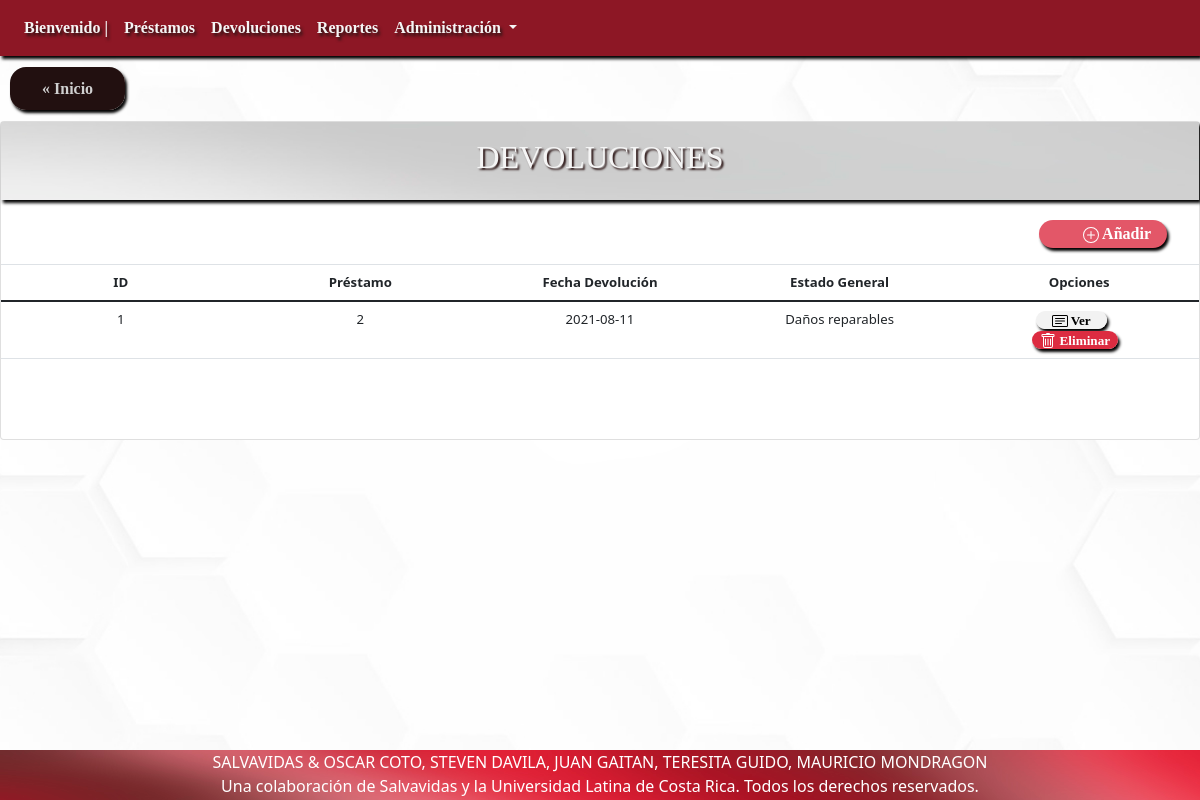
/?c=detalleAllDevolucion, run on an earlier commit of the app's database.
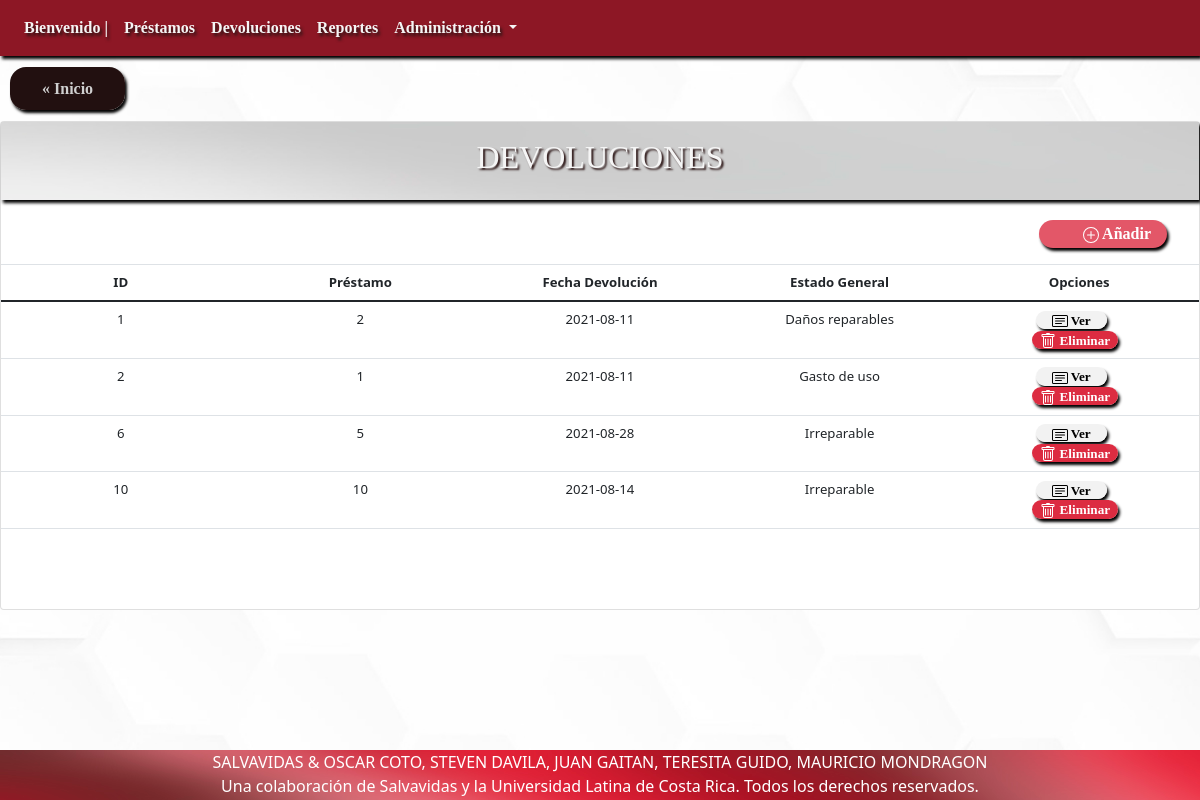
And on a later commit of the database.
### tables this page shows
CREATE TABLE `devolucion` (
  `idDevolucion` int(11) NOT NULL,
  `idPrestamo` int(11) NOT NULL,
  `fechaRealDevolucion` date DEFAULT current_timestamp(),
  `idEstadoDevolucionGeneral` int(11) NOT NULL
);

CREATE TABLE `estadodevoluciongeneral` (
  `idEstadoDevolucionGeneral` int(11) NOT NULL,
  `descripcionEstadoDevolucionGeneral` varchar(50) DEFAULT NULL
);

### controller/detalleAllDevolucion.php (called while the page is built, shortened)
<?php
include 'model/Devolucion.php';
$Devolucion = new Devolucion();
$allDevolucion = $Devolucion->seleccionarAllDevolucion();
    $EstadoDevGnrl = new EstadoDevolucionGen();
    $allEstadoDevGnrl = $EstadoDevGnrl->seleccionarAllEstadoDevolucionGen();
    include 'view/VerAllDevolucion.php';

### model/Devolucion.php (called while the page is built, shortened)
<?php
include_once "model/EstadoDevolucionGeneral.php";
class Devolucion {
    public function __construct($idDevolucion = 0, $idPrestamo = 0,$fechaRealDevolucion = "",$idEstadoDevolucionGeneral= 0) {
        $this->idDevolucion = $idDevolucion;
        $this->idPrestamo = $idPrestamo;
        $this->fechaRealDevolucion = $fechaRealDevolucion;
        $this->idEstadoDevolucionGeneral = $idEstadoDevolucionGeneral;
    }
    function seleccionarAllDevolucion() {
        $query = "SELECT * FROM devolucion";
        $pdo = new Connection();
        $pdo = $pdo->open();
        $result = $pdo->query($query);
        $rows = [];
        foreach ($result->fetchAll() as $row) {
            $rows[] = new Devolucion($row['idDevolucion'], $row['idPrestamo'],$row['fechaRealDevolucion'],$row['idEstadoDevolucionGeneral']);
        }
        return $rows;
    }
}

### model/EstadoDevolucionGeneral.php (called while the page is built, shortened)
<?php
class EstadoDevolucionGen {
    public function __construct($idEstadoDevolucionGeneral = 0, $descripcionEstadoDevolucionGeneral = "") {
        $this->idEstadoDevolucionGeneral = $idEstadoDevolucionGeneral;
        $this->descripcionEstadoDevolucionGeneral = $descripcionEstadoDevolucionGeneral;
    }
    function seleccionarAllEstadoDevolucionGen() {
        $query = "SELECT * FROM estadodevoluciongeneral";
        $pdo = new Connection();
        $pdo = $pdo->open();
        $result = $pdo->query($query);
        $rows = [];
        foreach ($result->fetchAll() as $row) {
            $rows[] = new EstadoDevolucionGen($row['idEstadoDevolucionGeneral'], $row['descripcionEstadoDevolucionGeneral']);
        }
        return $rows;
    }
}

### view/verAllDevolucion.php (the view, shortened to what this page needs)
<div class="upside">
    <a href="index.php" class="Inicio">« Inicio</a>
</div>
<div class="card" id="ListaCompleta">
    <div class="card-title">
        <h2> DEVOLUCIONES</h2>
    </div>
    <div class="card-subtitle" id="Add">
        <a href="?c=crearDevolucion" class="add">
         Añadir
        </a>
    </div>
    <table class="table">
        <thead>
            <tr>
                <th scope="col">ID</th>
                <th scope="col">Préstamo</th>
                <th scope="col">Fecha Devolución</th>
                <th scope="col">Estado General</th>
                <th scope="col">Opciones</th>
            </tr>
        </thead>
        <tbody>
        <?php
        foreach ($allDevolucion as $value) {
        ?>
            <tr>
                <td><?php echo $value->idDevolucion; ?></td>
                <td><?php echo $value->idPrestamo; ?></td>
                <td><?php echo $value->fechaRealDevolucion; ?></td>
                <?php foreach ($allEstadoDevGnrl as $valor2) { if ($value->idEstadoDevolucionGeneral == $valor2->idEstadoDevolucionGeneral){ ?>
                    <td><?php echo $valor2->descripcionEstadoDevolucionGeneral	; ?></td>
                <?php } } ?>
                <td>
                <a class="ver" id="ver" href="?c=detalleDevolucion&idDevolucion=<?php echo $value->idDevolucion; ?>">
                 Ver
                <br>
                </a>
                <a class="eliminar" id="eliminar" href="?c=eliminarDevolucion&idDevolucion=<?php echo $value->idDevolucion; ?>">
                 Eliminar
                </a>
                </td>
            </tr>
        <?php } ?>
        </tbody>
    </table>
</div>

What changed in the data, as far as the page shows it:
added devolucion: idDevolucion "2", idPrestamo "1", fechaRealDevolucion "2021-08-11"
now on this page (row unchanged): estadodevoluciongeneral: descripcionEstadoDevolucionGeneral "Gasto de uso", shown under "2"
added devolucion: idDevolucion "6", idPrestamo "5", fechaRealDevolucion "2021-08-28"
now on this page (row unchanged): estadodevoluciongeneral: descripcionEstadoDevolucionGeneral "Irreparable"
added devolucion: idDevolucion "10", idPrestamo "10", fechaRealDevolucion "2021-08-14"
